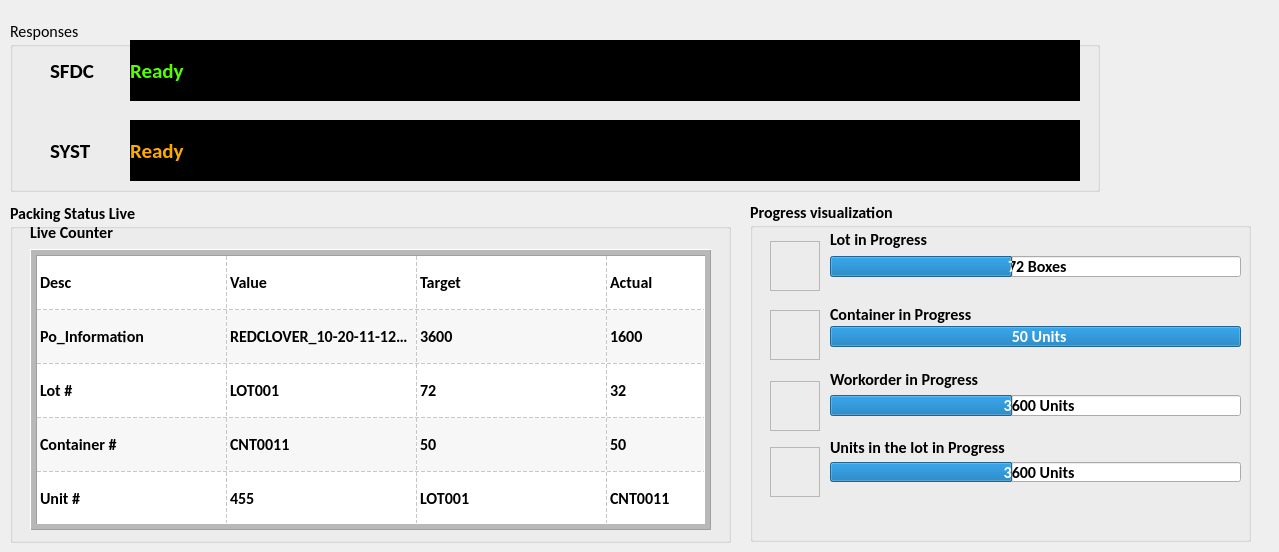
     <widget class="QWidget" name="Production">
      <attribute name="title">
       <string>Production</string>
      </attribute>
      <widget class="QGroupBox" name="responseGroup">
       <property name="geometry">
        <rect>
         <x>10</x>
         <y>20</y>
         <width>1090</width>
         <height>172</height>
        </rect>
       </property>
       <property name="font">
        <font>
         <family>Calibri</family>
         <pointsize>12</pointsize>
         <weight>50</weight>
         <bold>false</bold>
         <strikeout>false</strikeout>
        </font>
       </property>
       <property name="title">
        <string>Responses</string>
       </property>
       <widget class="QLabel" name="machResp">
        <property name="geometry">
         <rect>
          <x>120</x>
          <y>100</y>
          <width>950</width>
          <height>61</height>
         </rect>
        </property>
        <property name="font">
         <font>
          <family>Calibri</family>
          <pointsize>16</pointsize>
          <weight>75</weight>
          <bold>true</bold>
          <strikeout>false</strikeout>
         </font>
        </property>
        <property name="styleSheet">
         <string notr="true">background-color: rgb(0, 0, 0);
color: rgb(255, 170, 0);</string>
        </property>
        <property name="text">
         <string>Ready</string>
        </property>
        <property name="margin">
         <number>14</number>
        </property>
       </widget>
       <widget class="QLabel" name="sfdcResp">
        <property name="geometry">
         <rect>
          <x>120</x>
          <y>20</y>
          <width>950</width>
          <height>61</height>
         </rect>
        </property>
        <property name="font">
         <font>
          <family>Calibri</family>
          <pointsize>16</pointsize>
          <weight>75</weight>
          <bold>true</bold>
          <strikeout>false</strikeout>
         </font>
        </property>
        <property name="styleSheet">
         <string notr="true">background-color: rgb(0, 0, 0);
color:rgb(85, 255, 0)</string>
        </property>
        <property name="text">
         <string>Ready</string>
        </property>
        <property name="margin">
         <number>14</number>
        </property>
       </widget>
       <widget class="QLabel" name="label_4">
        <property name="geometry">
         <rect>
          <x>40</x>
          <y>30</y>
          <width>201</width>
          <height>41</height>
         </rect>
        </property>
        <property name="font">
         <font>
          <family>Calibri</family>
          <pointsize>16</pointsize>
          <weight>75</weight>
          <bold>true</bold>
          <strikeout>false</strikeout>
         </font>
        </property>
        <property name="text">
         <string>SFDC</string>
        </property>
       </widget>
       <widget class="QLabel" name="label_5">
        <property name="geometry">
         <rect>
          <x>40</x>
          <y>110</y>
          <width>201</width>
          <height>41</height>
         </rect>
        </property>
        <property name="font">
         <font>
          <family>Calibri</family>
          <pointsize>16</pointsize>
          <weight>75</weight>
          <bold>true</bold>
          <strikeout>false</strikeout>
         </font>
        </property>
        <property name="text">
         <string>SYST</string>
        </property>
       </widget>
      </widget>
      <widget class="QGroupBox" name="progressGroup">
       <property name="geometry">
        <rect>
         <x>750</x>
         <y>201</y>
         <width>501</width>
         <height>341</height>
        </rect>
       </property>
       <property name="font">
        <font>
         <family>Calibri</family>
         <pointsize>12</pointsize>
         <weight>75</weight>
         <bold>true</bold>
         <strikeout>false</strikeout>
        </font>
       </property>
       <property name="title">
        <string>Progress visualization</string>
       </property>
       <widget class="QProgressBar" name="lotProg">
        <property name="geometry">
         <rect>
          <x>80</x>
          <y>55</y>
          <width>411</width>
          <height>21</height>
         </rect>
        </property>
        <property name="font">
         <font>
          <family>Calibri</family>
          <pointsize>12</pointsize>
          <weight>75</weight>
          <bold>true</bold>
          <strikeout>false</strikeout>
         </font>
        </property>
        <property name="maximum">
         <number>72</number>
        </property>
        <property name="value">
         <number>32</number>
        </property>
        <property name="orientation">
         <enum>Qt::Horizontal</enum>
        </property>
        <property name="invertedAppearance">
         <bool>false</bool>
        </property>
        <property name="format">
         <string> %m Boxes</string>
        </property>
       </widget>
       <widget class="QLabel" name="label_13">
        <property name="geometry">
         <rect>
          <x>80</x>
          <y>28</y>
          <width>230</width>
          <height>20</height>
         </rect>
        </property>
        <property name="text">
         <string>Lot in Progress</string>
        </property>
       </widget>
       <widget class="QLabel" name="label_14">
        <property name="geometry">
         <rect>
          <x>80</x>
          <y>93</y>
          <width>230</width>
          <height>41</height>
         </rect>
        </property>
        <property name="text">
         <string>Container in Progress</string>
        </property>
       </widget>
       <widget class="QProgressBar" name="conProg">
        <property name="geometry">
         <rect>
          <x>80</x>
          <y>125</y>
          <width>411</width>
          <height>21</height>
         </rect>
        </property>
        <property name="maximum">
         <number>50</number>
        </property>
        <property name="value">
         <number>50</number>
        </property>
        <property name="orientation">
         <enum>Qt::Horizontal</enum>
        </property>
        <property name="invertedAppearance">
         <bool>false</bool>
        </property>
        <property name="format">
         <string>  %m Units</string>
        </property>
       </widget>
       <widget class="QLabel" name="label_15">
        <property name="geometry">
         <rect>
          <x>80</x>
          <y>168</y>
          <width>190</width>
          <height>20</height>
         </rect>
        </property>
        <property name="text">
         <string>Workorder in Progress</string>
        </property>
       </widget>
       <widget class="QProgressBar" name="woProg">
        <property name="geometry">
         <rect>
          <x>80</x>
          <y>194</y>
          <width>411</width>
          <height>21</height>
         </rect>
        </property>
        <property name="maximum">
         <number>3600</number>
        </property>
        <property name="value">
         <number>1600</number>
        </property>
        <property name="orientation">
         <enum>Qt::Horizontal</enum>
        </property>
        <property name="invertedAppearance">
         <bool>false</bool>
        </property>
        <property name="format">
         <string>  %m Units</string>
        </property>
       </widget>
       <widget class="QProgressBar" name="ulotProg">
        <property name="geometry">
         <rect>
          <x>80</x>
          <y>261</y>
          <width>411</width>
          <height>20</height>
         </rect>
        </property>
        <property name="maximum">
         <number>3600</number>
        </property>
        <property name="value">
         <number>1600</number>
        </property>
        <property name="orientation">
         <enum>Qt::Horizontal</enum>
        </property>
        <property name="invertedAppearance">
         <bool>false</bool>
        </property>
        <property name="format">
         <string>  %m Units</string>
        </property>
       </widget>
       <widget class="QLabel" name="label_16">
        <property name="geometry">
         <rect>
          <x>80</x>
          <y>237</y>
          <width>230</width>
          <height>19</height>
         </rect>
        </property>
        <property name="text">
         <string>Units in the lot in Progress </string>
        </property>
       </widget>
       <widget class="QLabel" name="lotBox_img">
        <property name="geometry">
         <rect>
          <x>20</x>
          <y>40</y>
          <width>50</width>
          <height>50</height>
         </rect>
        </property>
        <property name="frameShape">
         <enum>QFrame::StyledPanel</enum>
        </property>
        <property name="text">
         <string/>
        </property>
        <property name="pixmap">
         <pixmap>:/src/lot.jpg</pixmap>
        </property>
        <property name="scaledContents">
         <bool>true</bool>
        </property>
       </widget>
       <widget class="QLabel" name="cntBox_img">
        <property name="geometry">
         <rect>
          <x>20</x>
          <y>109</y>
          <width>50</width>
          <height>50</height>
         </rect>
        </property>
        <property name="frameShape">
         <enum>QFrame::StyledPanel</enum>
        </property>
        <property name="text">
         <string/>
        </property>
        <property name="pixmap">
         <pixmap>:/src/container.jpg</pixmap>
        </property>
        <property name="scaledContents">
         <bool>true</bool>
        </property>
       </widget>
       <widget class="QLabel" name="worBox_img_2">
        <property name="geometry">
         <rect>
          <x>20</x>
          <y>180</y>
          <width>50</width>
          <height>50</height>
         </rect>
        </property>
        <property name="frameShape">
         <enum>QFrame::StyledPanel</enum>
        </property>
        <property name="text">
         <string/>
        </property>
        <property name="pixmap">
         <pixmap>:/src/target.jpg</pixmap>
        </property>
        <property name="scaledContents">
         <bool>true</bool>
        </property>
       </widget>
       <widget class="QLabel" name="unsBox_img">
        <property name="geometry">
         <rect>
          <x>20</x>
          <y>246</y>
          <width>50</width>
          <height>50</height>
         </rect>
        </property>
        <property name="frameShape">
         <enum>QFrame::StyledPanel</enum>
        </property>
        <property name="text">
         <string/>
        </property>
        <property name="pixmap">
         <pixmap>:/src/unit.jpg</pixmap>
        </property>
        <property name="scaledContents">
         <bool>true</bool>
        </property>
       </widget>
      </widget>
      <widget class="QGroupBox" name="actualGroup">
       <property name="geometry">
        <rect>
         <x>10</x>
         <y>202</y>
         <width>721</width>
         <height>341</height>
        </rect>
       </property>
       <property name="font">
        <font>
         <family>Calibri</family>
         <pointsize>12</pointsize>
         <weight>75</weight>
         <bold>true</bold>
         <strikeout>false</strikeout>
        </font>
       </property>
       <property name="title">
        <string>Packing Status Live</string>
       </property>
       <widget class="QLabel" name="label_12">
        <property name="geometry">
         <rect>
          <x>20</x>
          <y>10</y>
          <width>131</width>
          <height>41</height>
         </rect>
        </property>
        <property name="text">
         <string>Live Counter</string>
        </property>
       </widget>
       <widget class="QTableWidget" name="liveTable">
        <property name="geometry">
         <rect>
          <x>20</x>
          <y>47</y>
          <width>681</width>
          <height>281</height>
         </rect>
        </property>
        <property name="autoFillBackground">
         <bool>true</bool>
        </property>
        <property name="frameShape">
         <enum>QFrame::Box</enum>
        </property>
        <property name="frameShadow">
         <enum>QFrame::Raised</enum>
        </property>
        <property name="midLineWidth">
         <number>5</number>
        </property>
        <property name="verticalScrollBarPolicy">
         <enum>Qt::ScrollBarAlwaysOff</enum>
        </property>
        <property name="horizontalScrollBarPolicy">
         <enum>Qt::ScrollBarAlwaysOff</enum>
        </property>
        <property name="sizeAdjustPolicy">
         <enum>QAbstractScrollArea::AdjustIgnored</enum>
        </property>
        <property name="autoScroll">
         <bool>false</bool>
        </property>
        <property name="editTriggers">
         <set>QAbstractItemView::NoEditTriggers</set>
        </property>
        <property name="tabKeyNavigation">
         <bool>false</bool>
        </property>
        <property name="showDropIndicator" stdset="0">
         <bool>false</bool>
        </property>
        <property name="dragDropOverwriteMode">
         <bool>false</bool>
        </property>
        <property name="alternatingRowColors">
         <bool>true</bool>
        </property>
        <property name="verticalScrollMode">
         <enum>QAbstractItemView::ScrollPerPixel</enum>
        </property>
        <property name="horizontalScrollMode">
         <enum>QAbstractItemView::ScrollPerPixel</enum>
        </property>
        <property name="showGrid">
         <bool>true</bool>
        </property>
        <property name="gridStyle">
         <enum>Qt::DashLine</enum>
        </property>
        <property name="sortingEnabled">
         <bool>true</bool>
        </property>
        <property name="cornerButtonEnabled">
         <bool>false</bool>
        </property>
        <property name="rowCount">
         <number>5</number>
        </property>
        <property name="columnCount">
         <number>4</number>
        </property>
        <attribute name="horizontalHeaderVisible">
         <bool>false</bool>
        </attribute>
        <attribute name="horizontalHeaderCascadingSectionResizes">
         <bool>true</bool>
        </attribute>
        <attribute name="horizontalHeaderMinimumSectionSize">
         <number>10</number>
        </attribute>
        <attribute name="horizontalHeaderDefaultSectionSize">
         <number>190</number>
        </attribute>
        <attribute name="horizontalHeaderShowSortIndicator" stdset="0">
         <bool>true</bool>
        </attribute>
        <attribute name="horizontalHeaderStretchLastSection">
         <bool>true</bool>
        </attribute>
        <attribute name="verticalHeaderVisible">
         <bool>false</bool>
        </attribute>
        <attribute name="verticalHeaderCascadingSectionResizes">
         <bool>true</bool>
        </attribute>
        <attribute name="verticalHeaderDefaultSectionSize">
         <number>54</number>
        </attribute>
        <attribute name="verticalHeaderShowSortIndicator" stdset="0">
         <bool>true</bool>
        </attribute>
        <attribute name="verticalHeaderStretchLastSection">
         <bool>true</bool>
        </attribute>
        <row>
         <property name="text">
          <string>Desc</string>
         </property>
        </row>
        <row>
         <property name="text">
          <string>PO Info</string>
         </property>
        </row>
        <row>
         <property name="text">
          <string>Lot Info</string>
         </property>
        </row>
        <row>
         <property name="text">
          <string>Container Info</string>
         </property>
        </row>
        <row>
         <property name="text">
          <string>Unit Info</string>
         </property>
        </row>
        <column>
         <property name="text">
          <string>Desc</string>
         </property>
        </column>
        <column>
         <property name="text">
          <string>Value</string>
         </property>
        </column>
        <column>
         <property name="text">
          <string>Target</string>
         </property>
        </column>
        <column>
         <property name="text">
          <string>Actual</string>
         </property>
        </column>
        <item row="0" column="0">
         <property name="text">
          <string>Desc</string>
         </property>
        </item>
        <item row="0" column="1">
         <property name="text">
          <string>Value</string>
         </property>
        </item>
        <item row="0" column="2">
         <property name="text">
          <string>Target</string>
         </property>
        </item>
        <item row="0" column="3">
         <property name="text">
          <string>Actual</string>
         </property>
        </item>
        <item row="1" column="0">
         <property name="text">
          <string>Po_Information</string>
         </property>
        </item>
        <item row="1" column="1">
         <property name="text">
          <string>REDCLOVER_10-20-11-1221-12</string>
         </property>
        </item>
        <item row="1" column="2">
         <property name="text">
          <string>3600</string>
         </property>
        </item>
        <item row="1" column="3">
         <property name="text">
          <string>1600</string>
         </property>
        </item>
        <item row="2" column="0">
         <property name="text">
          <string>Lot #</string>
         </property>
        </item>
        <item row="2" column="1">
         <property name="text">
          <string>LOT001</string>
         </property>
        </item>
        <item row="2" column="2">
         <property name="text">
          <string>72</string>
         </property>
        </item>
        <item row="2" column="3">
         <property name="text">
          <string>32</string>
         </property>
        </item>
        <item row="3" column="0">
         <property name="text">
          <string>Container #</string>
         </property>
        </item>
        <item row="3" column="1">
         <property name="text">
          <string>CNT0011</string>
         </property>
        </item>
        <item row="3" column="2">
         <property name="text">
          <string>50</string>
         </property>
        </item>
        <item row="3" column="3">
         <property name="text">
          <string>50</string>
         </property>
        </item>
        <item row="4" column="0">
         <property name="text">
          <string>Unit #</string>
         </property>
        </item>
        <item row="4" column="1">
         <property name="text">
          <string>455</string>
         </property>
        </item>
        <item row="4" column="2">
         <property name="text">
          <string>LOT001</string>
         </property>
        </item>
        <item row="4" column="3">
         <property name="text">
          <string>CNT0011</string>
         </property>
        </item>
       </widget>
      </widget>
      <widget class="QLabel" name="indicator">
       <property name="geometry">
        <rect>
         <x>1110</x>
         <y>30</y>
         <width>160</width>
         <height>160</height>
        </rect>
       </property>
       <property name="text">
        <string/>
       </property>
       <property name="pixmap">
        <pixmap>//bdo.sanmina.com/xampp/htdocs/src3/ok.png</pixmap>
       </property>
       <property name="scaledContents">
        <bool>true</bool>
       </property>
      </widget>
     </widget>
